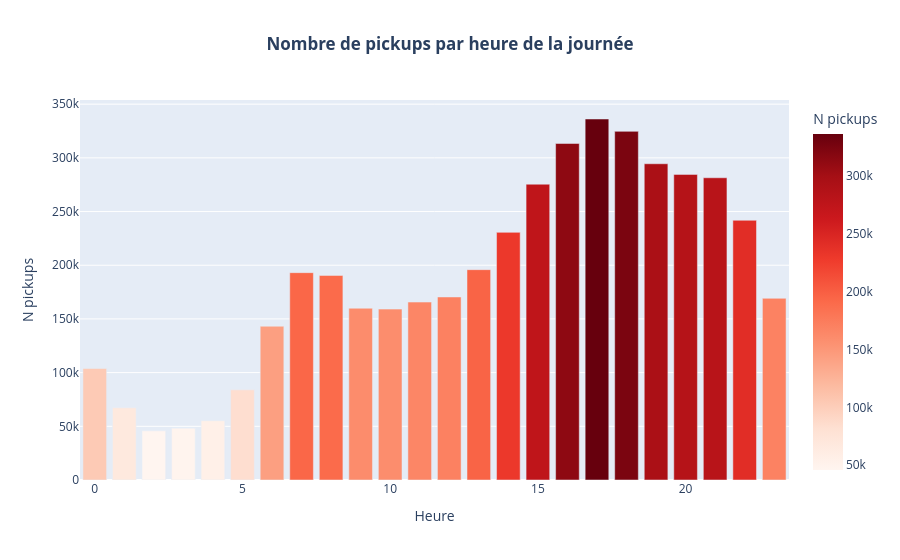

The code cell stored with this chart in its notebook:
### Markdown cell above
### 2.1 - <u>Pickups par heure de la journée</u>

### Code cell
by_hour = df.groupby('hour').size().reset_index(name='pickups')

fig = px.bar(by_hour, x='hour', y='pickups',
             title='Nombre de pickups par heure de la journée',
             labels={'hour': 'Heure', 'pickups': 'N pickups'},
             color='pickups', color_continuous_scale='Reds')

fig.update_layout(
    title=dict(
        text='<b>Nombre de pickups par heure de la journée</b>',
        x=0.5,
        xanchor='center'
    )
)

fig.show()

### Figure 1 — Plotly figure (JSON) as saved in the notebook; plotly's stock layout.template omitted (floating-point values rounded to 4 significant figures)
{"data": [{"alignmentgroup": "True", "hovertemplate": "Heure=%{x}<br>N pickups=%{marker.color}<extra></extra>", "legendgroup": "", "marker": {"color": [103836, 67227, 45865, 48287, 55230, 83939, 143213, 193094, 190504, 159967, 159148, 165703, 170452, 195877, 230625, 275466, 313400, 336190, 324679, 294513, 284604, 281460, 241858, 169190], "coloraxis": "coloraxis", "pattern": {"shape": ""}}, "name": "", "offsetgroup": "", "orientation": "v", "showlegend": false, "textposition": "auto", "type": "bar", "x": [0, 1, 2, 3, 4, 5, 6, 7, 8, 9, 10, 11, 12, 13, 14, 15, 16, 17, 18, 19, 20, 21, 22, 23], "xaxis": "x", "y": [103836, 67227, 45865, 48287, 55230, 83939, 143213, 193094, 190504, 159967, 159148, 165703, 170452, 195877, 230625, 275466, 313400, 336190, 324679, 294513, 284604, 281460, 241858, 169190], "yaxis": "y"}], "layout": {"barmode": "relative", "coloraxis": {"colorbar": {"title": {"text": "N pickups"}}, "colorscale": [[0, "rgb(255,245,240)"], [0.125, "rgb(254,224,210)"], [0.25, "rgb(252,187,161)"], [0.375, "rgb(252,146,114)"], [0.5, "rgb(251,106,74)"], [0.625, "rgb(239,59,44)"], [0.75, "rgb(203,24,29)"], [0.875, "rgb(165,15,21)"], [1, "rgb(103,0,13)"]]}, "legend": {"tracegroupgap": 0}, "title": {"text": "<b>Nombre de pickups par heure de la journée</b>", "x": 0.5, "xanchor": "center"}, "xaxis": {"anchor": "y", "domain": [0, 1], "title": {"text": "Heure"}}, "yaxis": {"anchor": "x", "domain": [0, 1], "title": {"text": "N pickups"}}}}
